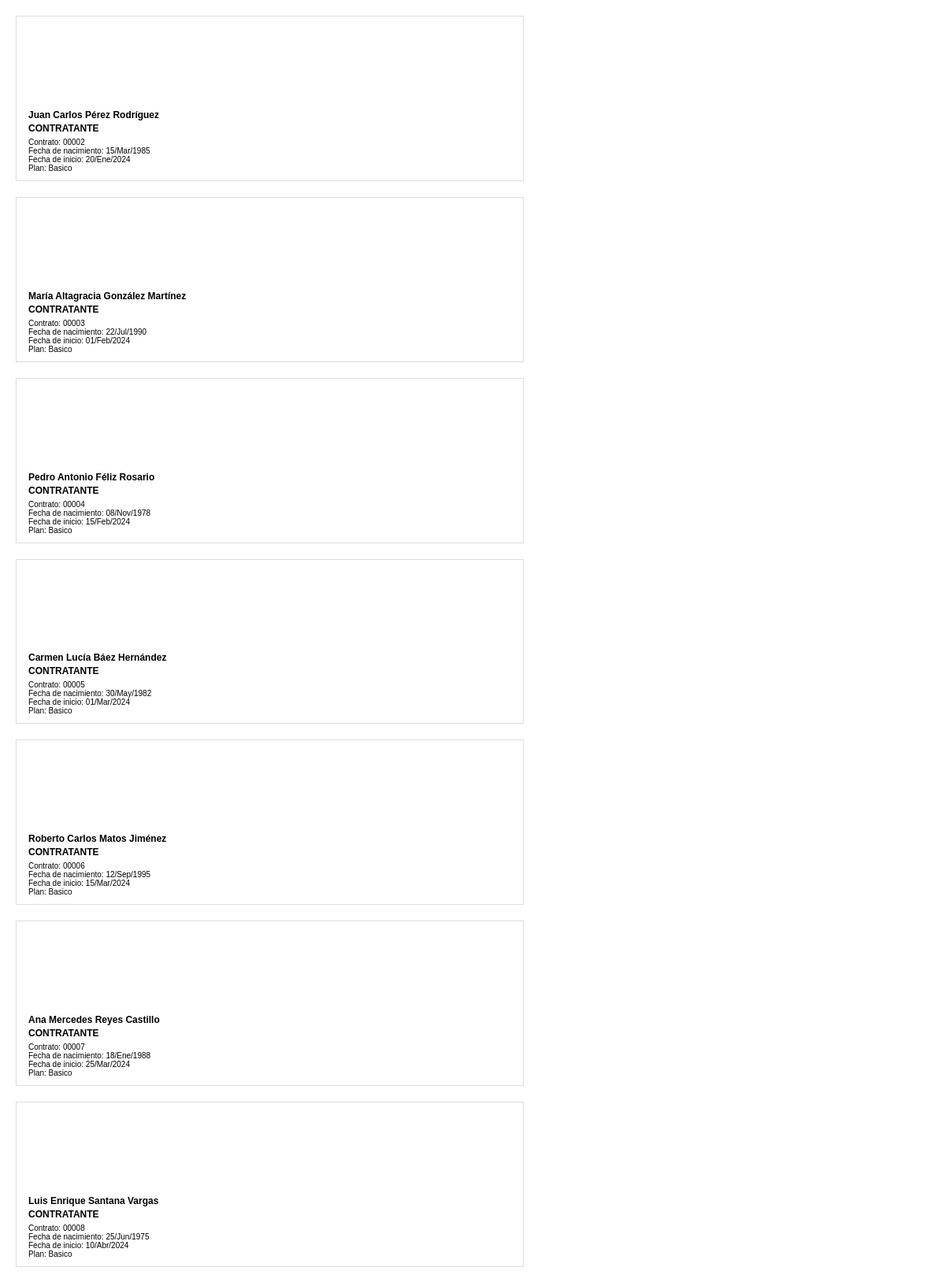
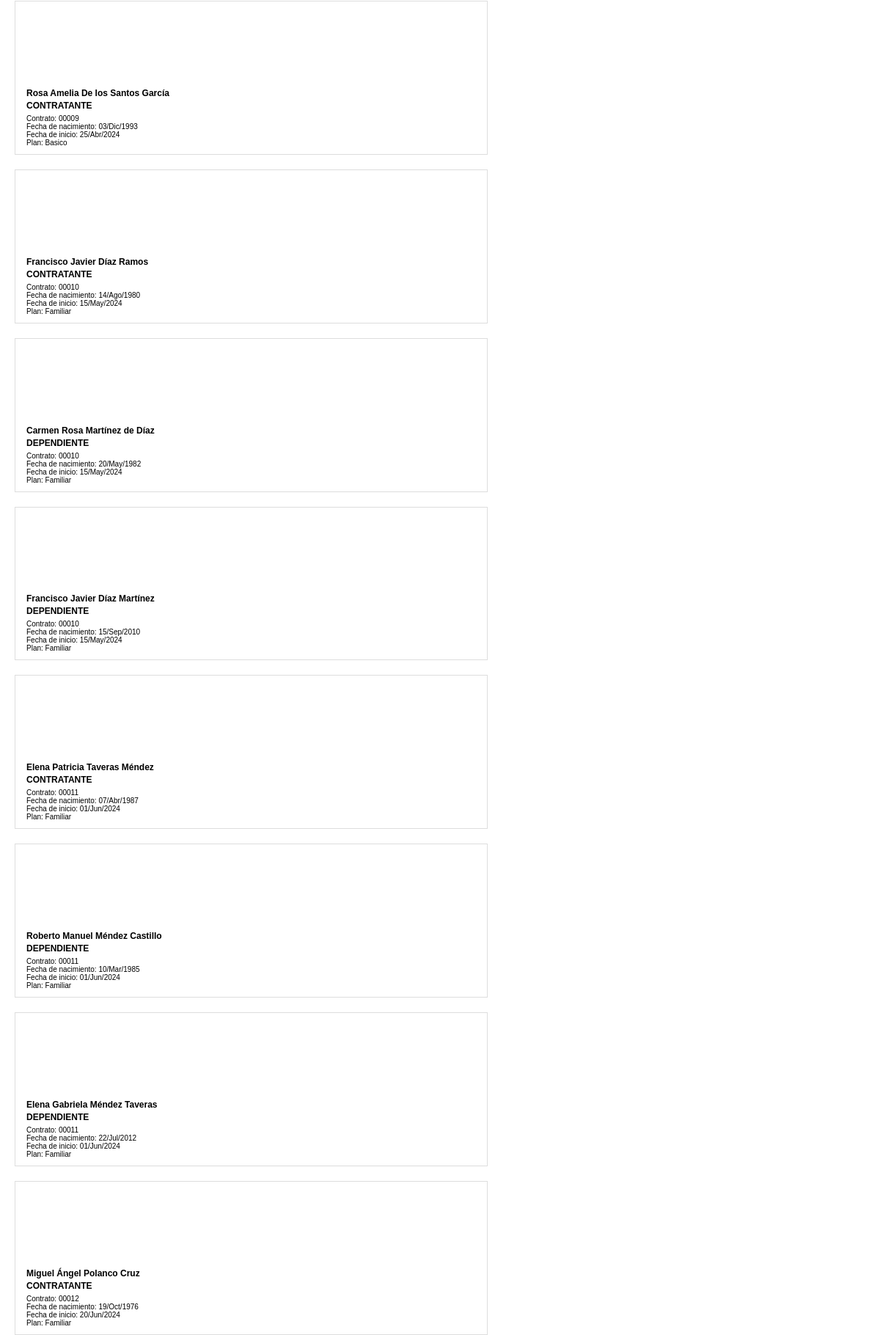
The app's page /imprimir_carnets.php (upper part) with its own data (2 pictures, top to bottom).
### tables this page shows
CREATE TABLE `contratos` (
  `id` int(11) NOT NULL,
  `numero_contrato` varchar(20) DEFAULT NULL,
  `cliente_id` int(11) NOT NULL,
  `plan_id` int(11) NOT NULL,
  `fecha_inicio` date NOT NULL,
  `fecha_fin` date DEFAULT NULL,
  `monto_mensual` decimal(10,2) NOT NULL,
  `monto_total` decimal(10,2) NOT NULL,
  `dia_cobro` int(11) NOT NULL,
  `estado` enum('activo','cancelado','suspendido') DEFAULT 'activo',
  `vendedor_id` int(11) DEFAULT NULL,
  `notas` text DEFAULT NULL,
  `ubicacion_lat` decimal(10,8) DEFAULT NULL COMMENT 'Latitud GPS del contrato',
  `ubicacion_lng` decimal(11,8) DEFAULT NULL COMMENT 'Longitud GPS del contrato',
  `ubicacion_ref` varchar(255) DEFAULT NULL COMMENT 'Referencia textual de la ubicación',
  `created_at` timestamp NOT NULL DEFAULT current_timestamp(),
  `updated_at` timestamp NOT NULL DEFAULT current_timestamp() ON UPDATE current_timestamp()
);

CREATE TABLE `clientes` (
  `id` int(11) NOT NULL,
  `codigo` varchar(5) NOT NULL,
  `nombre` varchar(100) NOT NULL,
  `apellidos` varchar(100) NOT NULL,
  `cedula` varchar(13) NOT NULL,
  `telefono1` varchar(15) NOT NULL,
  `telefono2` varchar(15) DEFAULT NULL,
  `telefono3` varchar(15) DEFAULT NULL,
  `direccion` text NOT NULL,
  `email` varchar(100) NOT NULL,
  `fecha_nacimiento` date DEFAULT NULL,
  `fecha_registro` datetime NOT NULL,
  `estado` enum('activo','inactivo','suspendido') DEFAULT 'activo',
  `cobrador_id` int(11) NOT NULL,
  `vendedor_id` int(11) NOT NULL,
  `notas` text DEFAULT NULL,
  `created_at` timestamp NOT NULL DEFAULT current_timestamp(),
  `updated_at` timestamp NOT NULL DEFAULT current_timestamp() ON UPDATE current_timestamp()
);

CREATE TABLE `planes` (
  `id` int(11) NOT NULL,
  `codigo` varchar(20) DEFAULT NULL,
  `nombre` varchar(100) NOT NULL,
  `descripcion` text DEFAULT NULL,
  `precio_base` decimal(10,2) NOT NULL,
  `cobertura_maxima` decimal(10,2) DEFAULT NULL,
  `edad_minima` int(11) DEFAULT NULL,
  `edad_maxima` int(11) DEFAULT NULL,
  `periodo_carencia` int(11) DEFAULT NULL,
  `estado` enum('activo','inactivo') DEFAULT 'activo',
  `created_at` timestamp NOT NULL DEFAULT current_timestamp(),
  `updated_at` timestamp NOT NULL DEFAULT current_timestamp() ON UPDATE current_timestamp()
);

CREATE TABLE `dependientes` (
  `id` int(11) NOT NULL,
  `contrato_id` int(11) NOT NULL,
  `nombre` varchar(100) NOT NULL,
  `apellidos` varchar(100) NOT NULL,
  `relacion` varchar(50) NOT NULL,
  `fecha_nacimiento` date NOT NULL,
  `identificacion` varchar(20) NOT NULL,
  `telefono` varchar(15) DEFAULT NULL,
  `fecha_registro` date NOT NULL,
  `email` varchar(100) DEFAULT NULL,
  `plan_id` int(11) NOT NULL,
  `estado` enum('activo','inactivo') DEFAULT 'activo',
  `created_at` timestamp NOT NULL DEFAULT current_timestamp(),
  `updated_at` timestamp NOT NULL DEFAULT current_timestamp() ON UPDATE current_timestamp()
);

### imprimir_carnets.php (the view, shortened to what this page needs)
<?php
$servername = "localhost";
$username = "xygfyvca_disen";
$password = "*Camil7172*";
$dbname = "xygfyvca_disen";
$conn = new mysqli($servername, $username, $password, $dbname);
$search_query = isset($_GET['search']) ? $_GET['search'] : '';
$modo = isset($_GET['modo']) ? $_GET['modo'] : 'todos';
$selected_ids = [];
$sql_base = "
    SELECT
        c.id as contrato_id,
        c.numero_contrato,
        c.fecha_inicio,
        cl.id as cliente_id,
        cl.nombre as cliente_nombre,
        cl.apellidos as cliente_apellidos,
        cl.cedula,
        cl.codigo as cliente_codigo,
        cl.fecha_nacimiento as cliente_fecha_nacimiento,
        p.nombre as plan_nombre,
        d.id as dependiente_id,
        d.nombre as dependiente_nombre,
        d.apellidos as dependiente_apellidos,
        d.identificacion as dependiente_cedula,
        d.fecha_nacimiento as dependiente_fecha_nacimiento,
        d.fecha_registro as dependiente_fecha_registro
    FROM contratos c
    JOIN clientes cl ON c.cliente_id = cl.id
    JOIN planes p ON c.plan_id = p.id
    LEFT JOIN dependientes d ON c.id = d.contrato_id AND d.estado = 'activo'
    WHERE c.estado = 'activo'
";
if ($modo === 'todos') {
    $sql = $sql_base . " AND (c.numero_contrato LIKE ? OR cl.nombre LIKE ? OR cl.apellidos LIKE ? OR d.nombre LIKE ? OR d.apellidos LIKE ?)";
    $stmt = $conn->prepare($sql);
    $search_param = "%$search_query%";
    $stmt->bind_param("sssss", $search_param, $search_param, $search_param, $search_param, $search_param);
}
if (!$stmt->execute()) {
    die("Error al ejecutar la consulta: " . $stmt->error);
}
$result = $stmt->get_result();
$registros = $result->fetch_all(MYSQLI_ASSOC);
$carnets = [];
foreach ($registros as $row) {
    $contrato_id = $row['contrato_id'];
    $incluir_titular = $modo === 'todos' || in_array('T_' . $row['contrato_id'], $selected_ids);
    $incluir_dependiente = $row['dependiente_id'] && ($modo === 'todos' || in_array('D_' . $row['dependiente_id'], $selected_ids));
    if ($incluir_titular && !isset($carnets[$contrato_id])) {
        $carnets[$contrato_id] = [
            'titular' => $row,
            'dependientes' => []
        ];
    }
    if ($incluir_dependiente) {
        $carnets[$contrato_id]['dependientes'][] = $row;
    }
}
function formatearFecha($fecha) {
    $meses_es = [
        'Jan' => 'Ene',
        'Feb' => 'Feb',
        'Mar' => 'Mar',
        'Apr' => 'Abr',
        'May' => 'May',
        'Jun' => 'Jun',
        'Jul' => 'Jul',
        'Aug' => 'Ago',
        'Sep' => 'Sep',
        'Oct' => 'Oct',
        'Nov' => 'Nov',
        'Dec' => 'Dic'
    ];
    $fecha_formateada = date('d/M/Y', strtotime($fecha));
    foreach ($meses_es as $mes_en => $mes_es) {
        $fecha_formateada = str_replace($mes_en, $mes_es, $fecha_formateada);
    }
    return $fecha_formateada;
}
function generarCarnetHtml($datos, $es_titular) {
    $numero_contrato = $datos['numero_contrato'];
    if ($es_titular) {
        $fecha_inicio = formatearFecha($datos['fecha_inicio']);
    } else {
        if (!empty($datos['dependiente_fecha_registro']) && $datos['dependiente_fecha_registro'] !== '0000-00-00') {
            $fecha_inicio = formatearFecha($datos['dependiente_fecha_registro']);
        } else {
            $fecha_inicio = formatearFecha($datos['fecha_inicio']);
        }
    }
    $plan = $datos['plan_nombre'];
    if ($es_titular) {
        $nombre = $datos['cliente_nombre'] . ' ' . $datos['cliente_apellidos'];
        $tipo = 'CONTRATANTE';
        $fecha_nacimiento = formatearFecha($datos['cliente_fecha_nacimiento']);
    } else {
        $nombre = $datos['dependiente_nombre'] . ' ' . $datos['dependiente_apellidos'];
        $tipo = 'DEPENDIENTE';
        $fecha_nacimiento = formatearFecha($datos['dependiente_fecha_nacimiento']);
    }
    return '
    <div class="carnet">
        <div class="carnet-left">
            <div class="carnet-info">
                <div class="nombre">'.htmlspecialchars($nombre).'</div>
                <div class="tipo">'.htmlspecialchars($tipo).'</div>
                <div class="contrato">Contrato: '.htmlspecialchars($numero_contrato).'</div>
                <div class="fecha">Fecha de nacimiento: '.htmlspecialchars($fecha_nacimiento).'</div>
                <div class="fecha">Fecha de inicio: '.htmlspecialchars($fecha_inicio).'</div>
                <div class="plan">Plan: '.htmlspecialchars($plan).'</div>
            </div>
        </div>
        <div class="carnet-right"></div>
    </div>';
}
?>
<!DOCTYPE html>
<html>
<head>
</head>
<body>
    <div class="carnet-container">
        <?php
        if (empty($carnets)) {
            echo "<p>No se encontraron carnets para mostrar.</p>";
        } else {
            foreach ($carnets as $contrato_id => $data) {
                if (!empty($data['titular'])) {
                    echo generarCarnetHtml($data['titular'], true);
                }
                foreach ($data['dependientes'] as $dependiente) {
                    echo generarCarnetHtml($dependiente, false);
                }
            }
        }
        ?>
    </div>
</body>
</html>

### imprimir_carnets.php (style rules this page uses)
body { margin: 0; padding: 0; background: white; }
.carnet-container { display: flex; flex-wrap: wrap; gap: 20px; padding: 20px; }
.carnet { display: flex; width: 17cm; height: 5.5cm; position: relative; border: 1px solid #ddd; page-break-inside: avoid; }
.carnet-left { width: 50%; background-image: url('assets/carnets/Carnet1-cover.png'); background-size: cover; background-repeat: no-repeat; background-position: center; position: relative; }
.carnet-right { width: 50%; background-image: url('assets/carnets/Carnet2-cover.png'); background-size: cover; background-repeat: no-repeat; background-position: center; }
.carnet-info { position: absolute; bottom: 10px; left: 15px; color: black; font-family: Arial, sans-serif; }
.nombre { font-size: 12px; font-weight: bold; margin-bottom: 3px; }
.tipo { font-size: 12px; font-weight: bold; margin-bottom: 5px; }
.contrato, .fecha, .plan { font-size: 10px; }

### records on screen
contratos: cliente.apellidos "Juan Carlos Pérez Rodríguez", tipo "CONTRATANTE", numero_contrato "00002", cliente.fecha_nacimiento "15/Mar/1985", fecha_inicio "20/Ene/2024", plan.nombre "Basico"
contratos: cliente.apellidos "María Altagracia González Martínez", tipo "CONTRATANTE", numero_contrato "00003", cliente.fecha_nacimiento "22/Jul/1990", fecha_inicio "01/Feb/2024", plan.nombre "Basico"
contratos: cliente.apellidos "Pedro Antonio Féliz Rosario", tipo "CONTRATANTE", numero_contrato "00004", cliente.fecha_nacimiento "08/Nov/1978", fecha_inicio "15/Feb/2024", plan.nombre "Basico"
contratos: cliente.apellidos "Carmen Lucía Báez Hernández", tipo "CONTRATANTE", numero_contrato "00005", cliente.fecha_nacimiento "30/May/1982", fecha_inicio "01/Mar/2024", plan.nombre "Basico"
contratos: cliente.apellidos "Roberto Carlos Matos Jiménez", tipo "CONTRATANTE", numero_contrato "00006", cliente.fecha_nacimiento "12/Sep/1995", fecha_inicio "15/Mar/2024", plan.nombre "Basico"
contratos: cliente.apellidos "Ana Mercedes Reyes Castillo", tipo "CONTRATANTE", numero_contrato "00007", cliente.fecha_nacimiento "18/Ene/1988", fecha_inicio "25/Mar/2024", plan.nombre "Basico"
contratos: cliente.apellidos "Luis Enrique Santana Vargas", tipo "CONTRATANTE", numero_contrato "00008", cliente.fecha_nacimiento "25/Jun/1975", fecha_inicio "10/Abr/2024", plan.nombre "Basico"
contratos: cliente.apellidos "Rosa Amelia De los Santos García", tipo "CONTRATANTE", numero_contrato "00009", cliente.fecha_nacimiento "03/Dic/1993", fecha_inicio "25/Abr/2024", plan.nombre "Basico"
contratos: cliente.apellidos "Francisco Javier Díaz Ramos", tipo "CONTRATANTE", numero_contrato "00010", cliente.fecha_nacimiento "14/Ago/1980", fecha_inicio "15/May/2024", plan.nombre "Familiar", dependientes.nombre+apellidos "Carmen Rosa Martínez de Díaz", tipo "DEPENDIENTE", dependientes.fecha_nacimiento "20/May/1982", dependientes.fecha_registro "15/May/2024", dependientes.nombre+apellidos "Francisco Javier Díaz Martínez", dependientes.fecha_nacimiento "15/Sep/2010"
contratos: cliente.apellidos "Elena Patricia Taveras Méndez", tipo "CONTRATANTE", numero_contrato "00011", cliente.fecha_nacimiento "07/Abr/1987", fecha_inicio "01/Jun/2024", plan.nombre "Familiar", dependientes.nombre+apellidos "Roberto Manuel Méndez Castillo", tipo "DEPENDIENTE", dependientes.fecha_nacimiento "10/Mar/1985", dependientes.fecha_registro "01/Jun/2024", dependientes.nombre+apellidos "Elena Gabriela Méndez Taveras", dependientes.fecha_nacimiento "22/Jul/2012"
contratos: cliente.apellidos "Miguel Ángel Polanco Cruz", tipo "CONTRATANTE", numero_contrato "00012", cliente.fecha_nacimiento "19/Oct/1976", fecha_inicio "20/Jun/2024", plan.nombre "Familiar"
